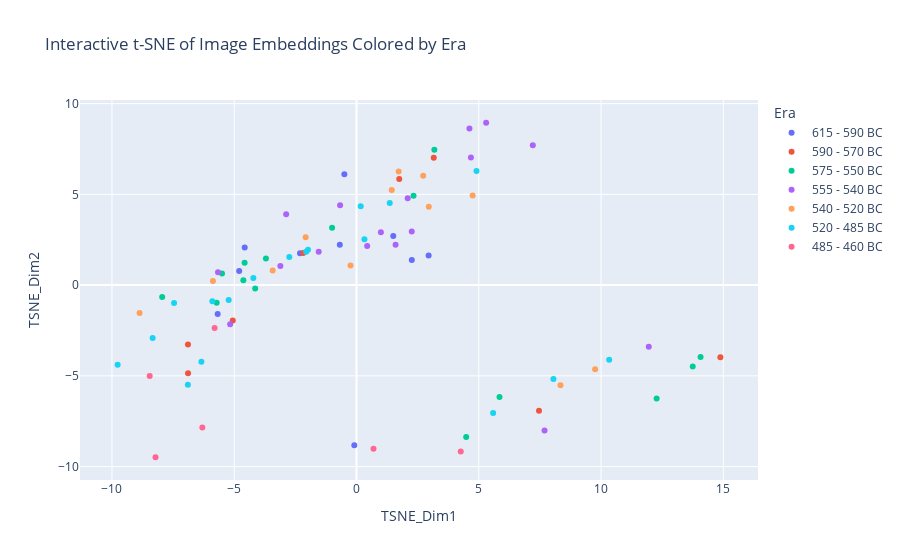

This figure's notebook cell:
### Code cell
# Create a DataFrame for Plotly
plotly_df = pd.DataFrame({
    'TSNE_Dim1': pca_embeddings[:, 0],
    'TSNE_Dim2': pca_embeddings[:, 1],
    'Era': df['era'].tolist(), # Use the 'era' column from your original df
    'Filename': df['filename'].tolist() # Include the filenames
})
fig = px.scatter(
        plotly_df,
        x='TSNE_Dim1',
        y='TSNE_Dim2',
        color='Era',
        hover_data=['Filename'], # Show filename when hovering
        title='Interactive t-SNE of Image Embeddings Colored by Era'
    )

fig.show()

### Figure 1 — Plotly figure (JSON) as saved in the notebook; plotly's stock layout.template omitted (floating-point values rounded to 4 significant figures)
{"data": [{"customdata": [["page188_img01_photo13.jpg"], ["page196_img01_photo5.jpg"], ["page200_img01_photo7.jpg"], ["page202_img01_photo3.jpg"], ["page202_img01_photo4.jpg"], ["page207_img01_photo13.jpg"], ["page210_img01_photo12.jpg"], ["page211_img01_photo10.jpg"], ["page212_img01_photo4.jpg"], ["page213_img01_photo9.jpg"]], "hovertemplate": "Era=615 - 590 BC<br>TSNE_Dim1=%{x}<br>TSNE_Dim2=%{y}<br>Filename=%{customdata[0]}<extra></extra>", "legendgroup": "615 - 590 BC", "marker": {"color": "#636efa", "symbol": "circle"}, "mode": "markers", "name": "615 - 590 BC", "orientation": "v", "showlegend": true, "type": "scatter", "x": [-4.573, -0.6829, -0.4972, -2.311, 1.503, 2.948, 2.261, -0.08974, -4.798, -5.678], "xaxis": "x", "y": [2.079, 2.225, 6.106, 1.754, 2.705, 1.631, 1.39, -8.827, 0.7777, -1.591], "yaxis": "y"}, {"customdata": [["page216_img01_photo2.jpg"], ["page222_img01_photo3.jpg"], ["page223_img01_photo3.jpg"], ["page223_img01_photo8.jpg"], ["page224_img01_photo4.jpg"], ["page224_img01_photo7.jpg"], ["page227_img01_photo5.jpg"], ["page231_img01_photo11.jpg"]], "hovertemplate": "Era=590 - 570 BC<br>TSNE_Dim1=%{x}<br>TSNE_Dim2=%{y}<br>Filename=%{customdata[0]}<extra></extra>", "legendgroup": "590 - 570 BC", "marker": {"color": "#EF553B", "symbol": "circle"}, "mode": "markers", "name": "590 - 570 BC", "orientation": "v", "showlegend": true, "type": "scatter", "x": [14.88, -5.06, -6.889, -6.892, 1.747, 3.159, 7.463, -2.181], "xaxis": "x", "y": [-3.97, -1.946, -4.858, -3.278, 5.843, 7.023, -6.923, 1.766], "yaxis": "y"}, {"customdata": [["page232_img01_photo3.jpg"], ["page234_img01_photo5.jpg"], ["page235_img01_photo2.jpg"], ["page235_img01_photo6.jpg"], ["page236_img01_photo6.jpg"], ["page237_img01_photo6.jpg"], ["page242_img01_photo2.jpg"], ["page243_img01_photo2.jpg"], ["page244_img01_photo5.jpg"], ["page246_img01_photo3.jpg"], ["page247_img01_photo3.jpg"], ["page247_img01_photo5.jpg"], ["page250_img01_photo2.jpg"], ["page250_img01_photo8.jpg"], ["page251_img01_photo12.jpg"]], "hovertemplate": "Era=575 - 550 BC<br>TSNE_Dim1=%{x}<br>TSNE_Dim2=%{y}<br>Filename=%{customdata[0]}<extra></extra>", "legendgroup": "575 - 550 BC", "marker": {"color": "#00cc96", "symbol": "circle"}, "mode": "markers", "name": "575 - 550 BC", "orientation": "v", "showlegend": true, "type": "scatter", "x": [-7.947, -5.718, -0.9987, -4.576, 2.332, 3.183, 5.847, 4.485, -5.499, 14.07, 12.27, 13.75, -3.705, -4.627, -4.144], "xaxis": "x", "y": [-0.6547, -0.9717, 3.156, 1.23, 4.922, 7.459, -6.169, -8.373, 0.6384, -3.966, -6.247, -4.487, 1.461, 0.27, -0.1891], "yaxis": "y"}, {"customdata": [["page252_img01_photo6.jpg"], ["page254_img01_photo8.jpg"], ["page258_img01_photo5.jpg"], ["page259_img01_photo8.jpg"], ["page264_img01_photo3.jpg"], ["page265_img01_photo6.jpg"], ["page268_img01_photo2.jpg"], ["page268_img01_photo6.jpg"], ["page269_img01_photo3.jpg"], ["page278_img01_photo2.jpg"], ["page279_img01_photo5.jpg"], ["page280_img01_photo7.jpg"], ["page281_img01_photo3.jpg"], ["page282_img01_photo10.jpg"], ["page355_img01_photo4.jpg"], ["page355_img01_photo5.jpg"], ["page360_img01_photo7.jpg"]], "hovertemplate": "Era=555 - 540 BC<br>TSNE_Dim1=%{x}<br>TSNE_Dim2=%{y}<br>Filename=%{customdata[0]}<extra></extra>", "legendgroup": "555 - 540 BC", "marker": {"color": "#ab63fa", "symbol": "circle"}, "mode": "markers", "name": "555 - 540 BC", "orientation": "v", "showlegend": true, "type": "scatter", "x": [-2.877, -3.114, -1.546, 5.301, -5.663, -5.167, 0.4377, 0.9967, -0.67, 11.95, 7.69, 2.258, 7.21, 2.093, 4.618, 1.598, 4.679], "xaxis": "x", "y": [3.899, 1.058, 1.832, 8.947, 0.7021, -2.16, 2.155, 2.92, 4.407, -3.399, -8.006, 2.957, 7.706, 4.791, 8.632, 2.218, 7.039], "yaxis": "y"}, {"customdata": [["page284_img01_photo9.jpg"], ["page286_img01_photo3.jpg"], ["page289_img01_photo3.jpg"], ["page291_img01_photo2.jpg"], ["page292_img01_photo11.jpg"], ["page293_img01_photo12.jpg"], ["page294_img01_photo2.jpg"], ["page296_img01_photo8.jpg"], ["page298_img01_photo10.jpg"], ["page298_img01_photo4.jpg"], ["page299_img01_photo11.jpg"], ["page300_img01_photo4.jpg"]], "hovertemplate": "Era=540 - 520 BC<br>TSNE_Dim1=%{x}<br>TSNE_Dim2=%{y}<br>Filename=%{customdata[0]}<extra></extra>", "legendgroup": "540 - 520 BC", "marker": {"color": "#FFA15A", "symbol": "circle"}, "mode": "markers", "name": "540 - 520 BC", "orientation": "v", "showlegend": true, "type": "scatter", "x": [-5.87, -8.873, -0.2451, 8.341, 1.441, 2.726, -2.08, 9.757, -3.428, 1.723, 2.955, 4.749], "xaxis": "x", "y": [0.2313, -1.53, 1.083, -5.52, 5.243, 6.023, 2.633, -4.636, 0.8096, 6.262, 4.315, 4.941], "yaxis": "y"}, {"customdata": [["page304_img01_photo5.jpg"], ["page306_img01_photo4.jpg"], ["page311_img01_photo8.jpg"], ["page312_img01_photo4.jpg"], ["page316_img01_photo2.jpg"], ["page318_img01_photo6.jpg"], ["page323_img01_photo3.jpg"], ["page324_img01_photo2.jpg"], ["page324_img01_photo7.jpg"], ["page325_img01_photo5.jpg"], ["page328_img01_photo3.jpg"], ["page329_img01_photo6.jpg"], ["page330_img01_photo3.jpg"], ["page336_img01_photo5.jpg"], ["page336_img01_photo6.jpg"], ["page337_img01_photo6.jpg"], ["page361_img01_photo9.jpg"], ["page363_img01_photo9.jpg"]], "hovertemplate": "Era=520 - 485 BC<br>TSNE_Dim1=%{x}<br>TSNE_Dim2=%{y}<br>Filename=%{customdata[0]}<extra></extra>", "legendgroup": "520 - 485 BC", "marker": {"color": "#19d3f3", "symbol": "circle"}, "mode": "markers", "name": "520 - 485 BC", "orientation": "v", "showlegend": true, "type": "scatter", "x": [-5.895, 5.587, -8.337, -1.984, 8.053, 4.906, 10.33, 0.3248, -2.058, -9.768, -5.227, -6.896, -7.46, -4.219, -2.749, -6.343, 0.1719, 1.359], "xaxis": "x", "y": [-0.8887, -7.048, -2.911, 1.948, -5.179, 6.283, -4.117, 2.528, 1.832, -4.389, -0.8249, -5.494, -0.9918, 0.3934, 1.556, -4.218, 4.346, 4.521], "yaxis": "y"}, {"customdata": [["page338_img01_photo3.jpg"], ["page340_img01_photo4.jpg"], ["page341_img01_photo2.jpg"], ["page349_img01_photo2.jpg"], ["page350_img01_photo2.jpg"], ["page366_img01_photo5.jpg"]], "hovertemplate": "Era=485 - 460 BC<br>TSNE_Dim1=%{x}<br>TSNE_Dim2=%{y}<br>Filename=%{customdata[0]}<extra></extra>", "legendgroup": "485 - 460 BC", "marker": {"color": "#FF6692", "symbol": "circle"}, "mode": "markers", "name": "485 - 460 BC", "orientation": "v", "showlegend": true, "type": "scatter", "x": [-8.458, 4.263, 0.6955, -5.802, -8.219, -6.305], "xaxis": "x", "y": [-5.009, -9.162, -9.019, -2.369, -9.486, -7.842], "yaxis": "y"}], "layout": {"legend": {"title": {"text": "Era"}, "tracegroupgap": 0}, "title": {"text": "Interactive t-SNE of Image Embeddings Colored by Era"}, "xaxis": {"anchor": "y", "domain": [0, 1], "title": {"text": "TSNE_Dim1"}}, "yaxis": {"anchor": "x", "domain": [0, 1], "title": {"text": "TSNE_Dim2"}}}}
